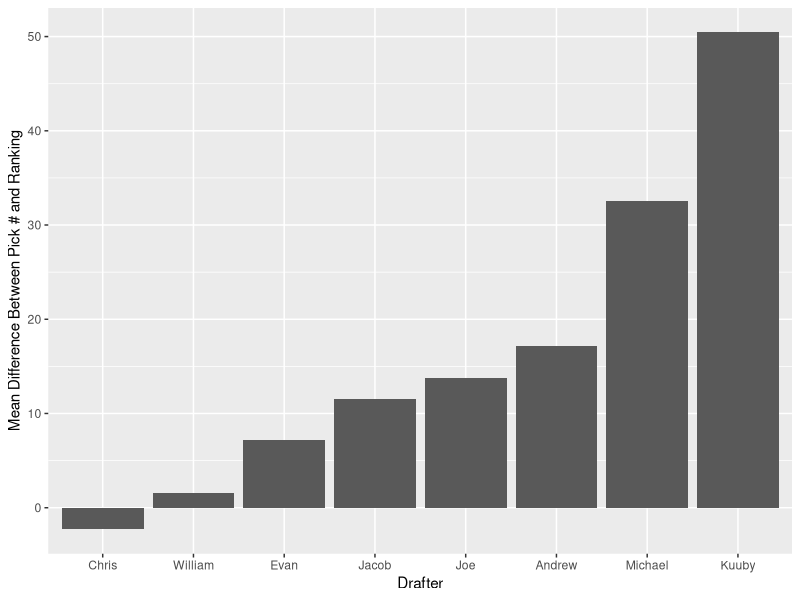
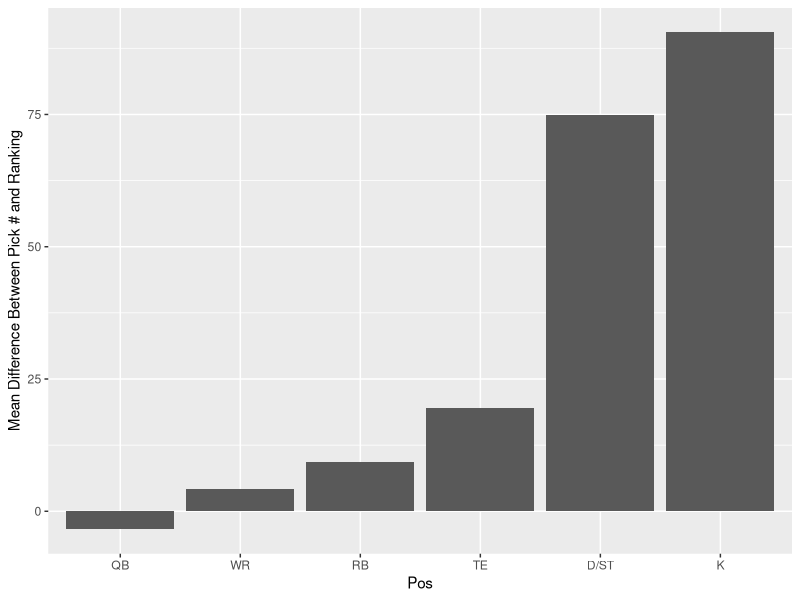
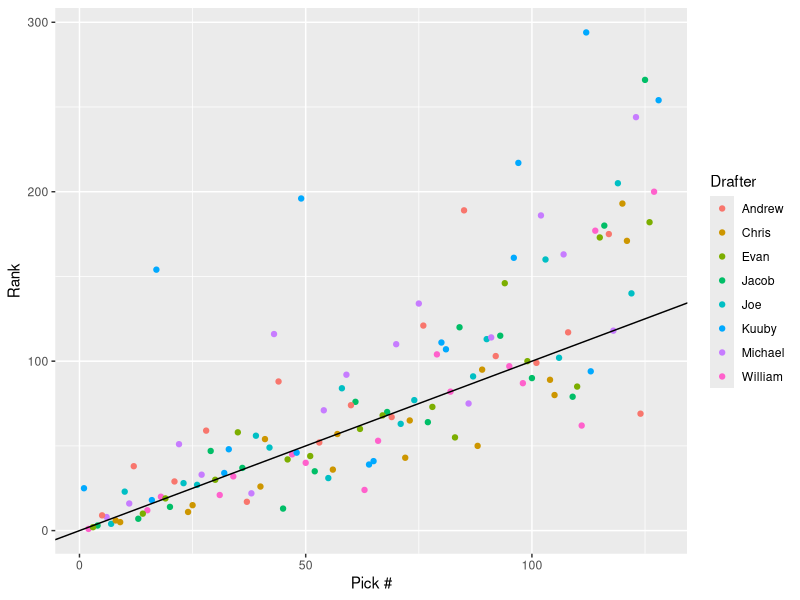
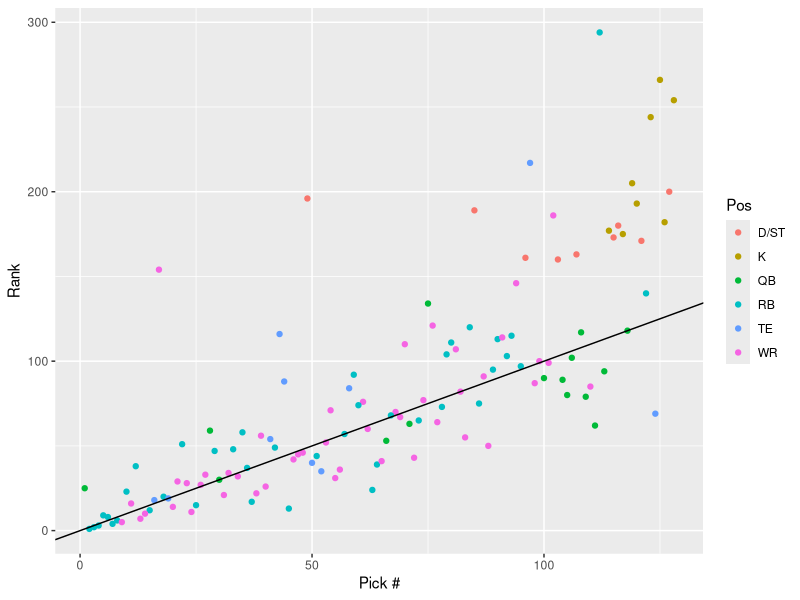
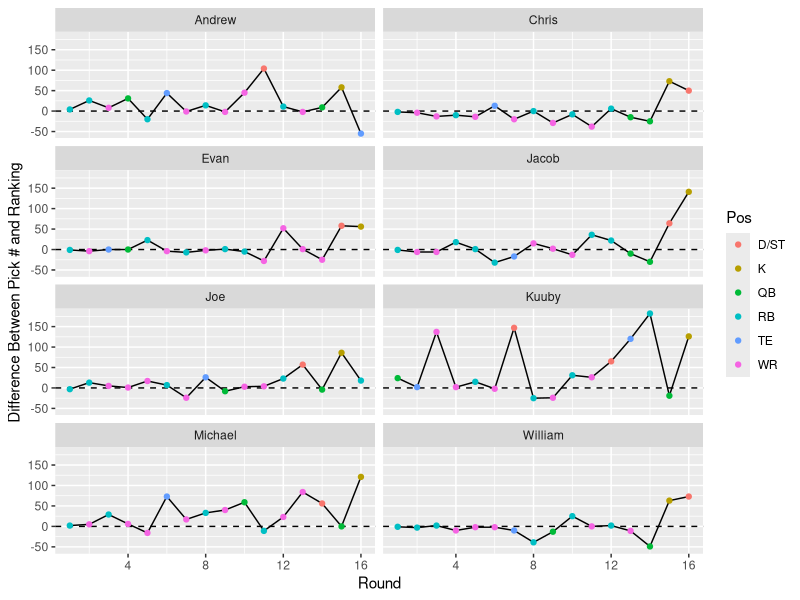

Recreate these plots in R, in order.
## ---- chunk 1
knitr::opts_chunk$set(fig.width=12, fig.height=8, fig.path='Figs/',
                      echo=FALSE, warning=FALSE, message=FALSE)
options(width=100)
## ---- chunk 2
knitr::opts_chunk$set(echo = TRUE)
## ---- chunk 3
draftData <- read.csv("./data/Draft2020.csv", stringsAsFactors = F)
print.data.frame(head(draftData), row.names=FALSE)
## ---- chunk 4
rankings <- read.csv("./data/FantasyPros_2020_Draft_Overall_Rankings.csv", stringsAsFactors = F)

# Read player as string, not factor
rankings$Player <- as.character(rankings$Player)

# Remove Duplicate Pos Column
rankings = rankings[, !(names(rankings) %in% c("Pos"))]

print.data.frame(head(rankings, n=10), row.names=FALSE)
## ---- chunk 5
library("dplyr")

# Join rankings data with draft data
joinedData <- left_join(draftData, rankings, by="Player")

# Some players will not have a  ranking, give these players a worst ranking + 1
joinedData$Rank[is.na(joinedData$Rank)] <- nrow(rankings) + 1

print.data.frame(head(joinedData, n=10), row.names=FALSE)
## ---- chunk 6
joinedData$RankDiff <- joinedData$Rank - joinedData$PickNumber

print.data.frame(head(joinedData, n=10), row.names=FALSE)
## ---- chunk 7
avgDiffs <- aggregate(RankDiff ~ Drafter, joinedData, FUN=mean)

# Order factor by worst draft to best
avgDiffs <- within(avgDiffs, Drafter <- factor(Drafter, levels=avgDiffs[order(avgDiffs$RankDiff), "Drafter"]))

# Order dataframe by worst draft to best
avgDiffs <- avgDiffs[order(avgDiffs$RankDiff, decreasing = FALSE),]

print.data.frame(avgDiffs, row.names=FALSE)
## ---- chunk 8
library(ggplot2)
ggplot(avgDiffs, aes(x=Drafter, y=RankDiff)) + geom_bar(stat = "identity") + ylab("Mean Difference Between Pick # and Ranking")
## ---- chunk 9
noKorDst <- joinedData[!(joinedData$Pos %in% list("D/ST", "K")), ]

avgDiffs2 <- aggregate(RankDiff ~ Drafter, noKorDst, FUN=mean)

# Order factor by worst draft to best
avgDiffs2 <- within(avgDiffs2, Drafter <- factor(Drafter, levels=avgDiffs[order(avgDiffs$RankDiff), "Drafter"]))

# Order dataframe by worst draft to best
avgDiffs2 <- avgDiffs2[order(avgDiffs2$RankDiff, decreasing = FALSE),]

print.data.frame(avgDiffs2, row.names=FALSE)
## ---- chunk 10
posDiffs <- aggregate(RankDiff ~ Pos, joinedData, FUN=mean)

posDiffs <- within(posDiffs, Pos <- factor(Pos, levels=posDiffs[order(posDiffs$RankDiff), "Pos"]))

# Order dataframe by worst draft to best
posDiffs <- posDiffs[order(posDiffs$RankDiff, decreasing = FALSE),]

print.data.frame(posDiffs, row.names=FALSE)

ggplot(posDiffs, aes(x=Pos, y=RankDiff)) + geom_bar(stat = "identity") + ylab("Mean Difference Between Pick # and Ranking")
## ---- chunk 11
# Scatter colored by drafter
ggplot(joinedData, aes(x=PickNumber,y=Rank)) + geom_point(aes(color=Drafter)) + geom_abline() + xlab("Pick #")
## ---- chunk 12
# Scatter colored by position
ggplot(joinedData, aes(x=PickNumber,y=Rank)) + geom_point(aes(color=Pos)) + geom_abline() + xlab("Pick #")
## ---- chunk 13
# Scatter colored by position, faceted by drafer
ggplot(joinedData, aes(x=Round, y=RankDiff)) + geom_line() + facet_wrap(~Drafter, ncol=2) + geom_hline(yintercept = 0, linetype=2) + geom_point(aes(color=Pos)) + ylab("Difference Between Pick # and Ranking")
